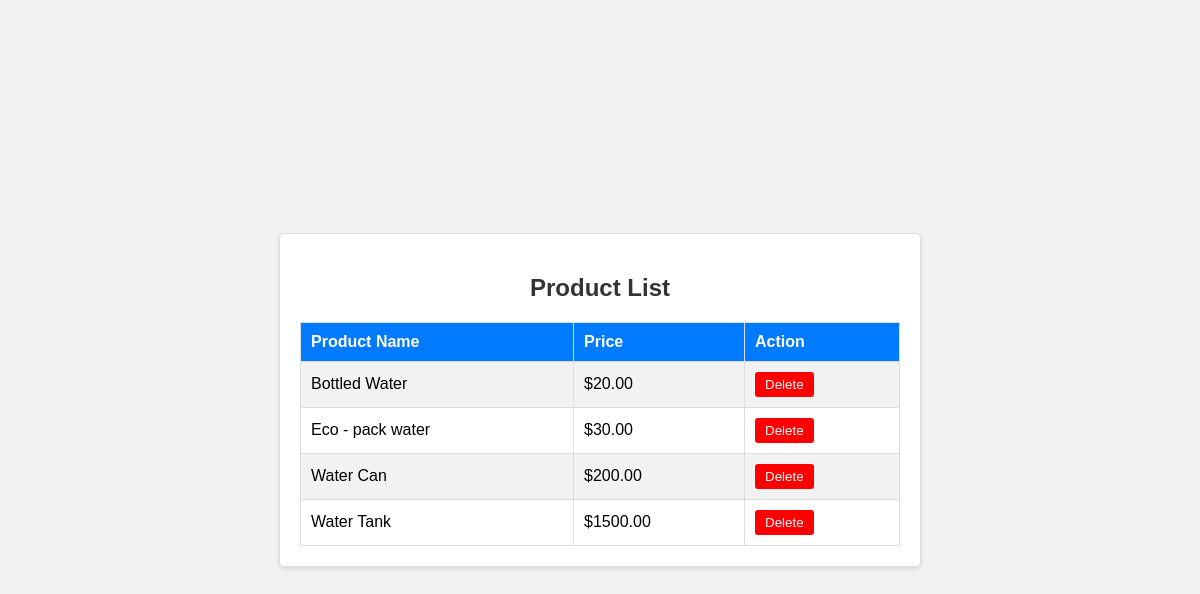
The app's page /productview.html with its own data.
### watersystemapp/models.py (models this page shows, shortened)
class WaterProduct(models.Model):
    product_id = models.AutoField(primary_key=True, editable=False)
    product_name = models.CharField(max_length=100)
    price = models.DecimalField(max_digits=10, decimal_places=2, default=0.00)

### watersystemapp/views.py (the view)
# urls.py: path('productview.html', views.productview, name='productview'),
def productview(request):
    products = WaterProduct.objects.all()
    return render(request, 'productview.html', {'products': products})

### templates/productview.html (shortened to what this page needs)
<!DOCTYPE html>
<html lang="en">
<head>
</head>
<body>
    <div class="container">
        <h2>Product List</h2>
        <table>
            <tr>
                <th>Product Name</th>
                <th>Price</th>
                <th>Action</th>
            </tr>
            {% for product in products %}
                <tr>
                    <td>{{ product.product_name }}</td>
                    <td>${{ product.price }}</td>
                    <td>
                        <form action="{% url 'delete_product' product.product_id %}" method="post">
                            <input type="submit" value="Delete" class="delete-button">
                        </form>
                    </td>
                </tr>
            {% endfor %}
        </table>
    </div>
</body>
</html>

### templates/productview.html (style rules this page uses)
body { font-family: 'Arial', sans-serif; background-color: #f2f2f2; display: flex; justify-content: center; align-items: center; height: 100vh; margin: 0; }
.container { background-color: #fff; border: 1px solid #ddd; border-radius: 5px; box-shadow: 0 2px 4px rgba(0, 0, 0, 0.1); padding: 20px; width: 600px; }
h2 { color: #333; text-align: center; }
table { width: 100%; border-collapse: collapse; }
th, td { border: 1px solid #ddd; padding: 10px; text-align: left; }
th { background-color: #007BFF; color: #fff; }
tr:nth-child(even) { background-color: #f2f2f2; }
.delete-button { background-color: #ff0000; color: #fff; border: none; border-radius: 3px; padding: 5px 10px; cursor: pointer; }

### records on screen
WaterProduct: product_name "Bottled Water", price "20.00"
WaterProduct: product_name "Eco - pack water", price "30.00"
WaterProduct: product_name "Water Can", price "200.00"
WaterProduct: product_name "Water Tank", price "1500.00"
